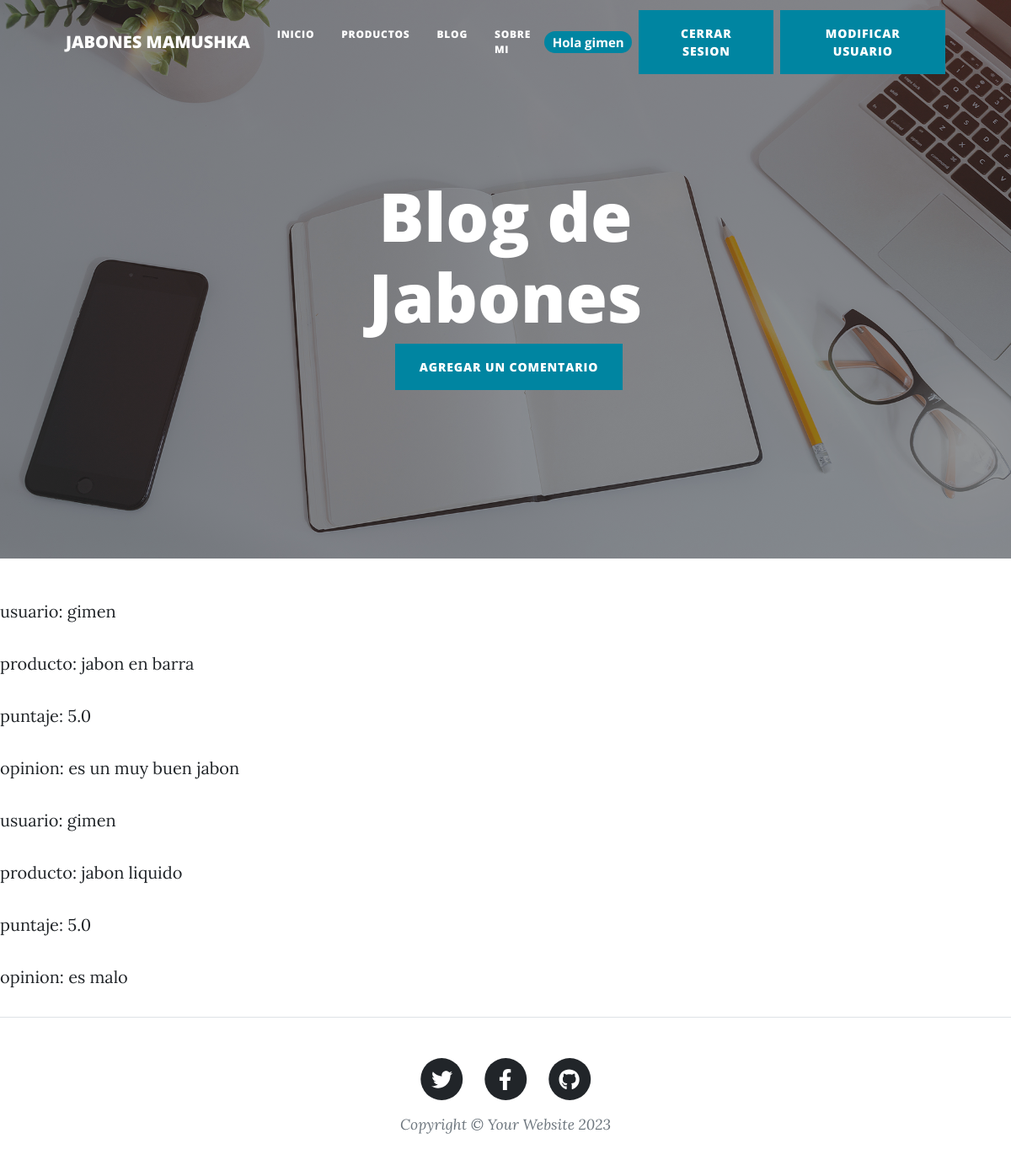
The app's page /appweb/Blog (signed in), older data.
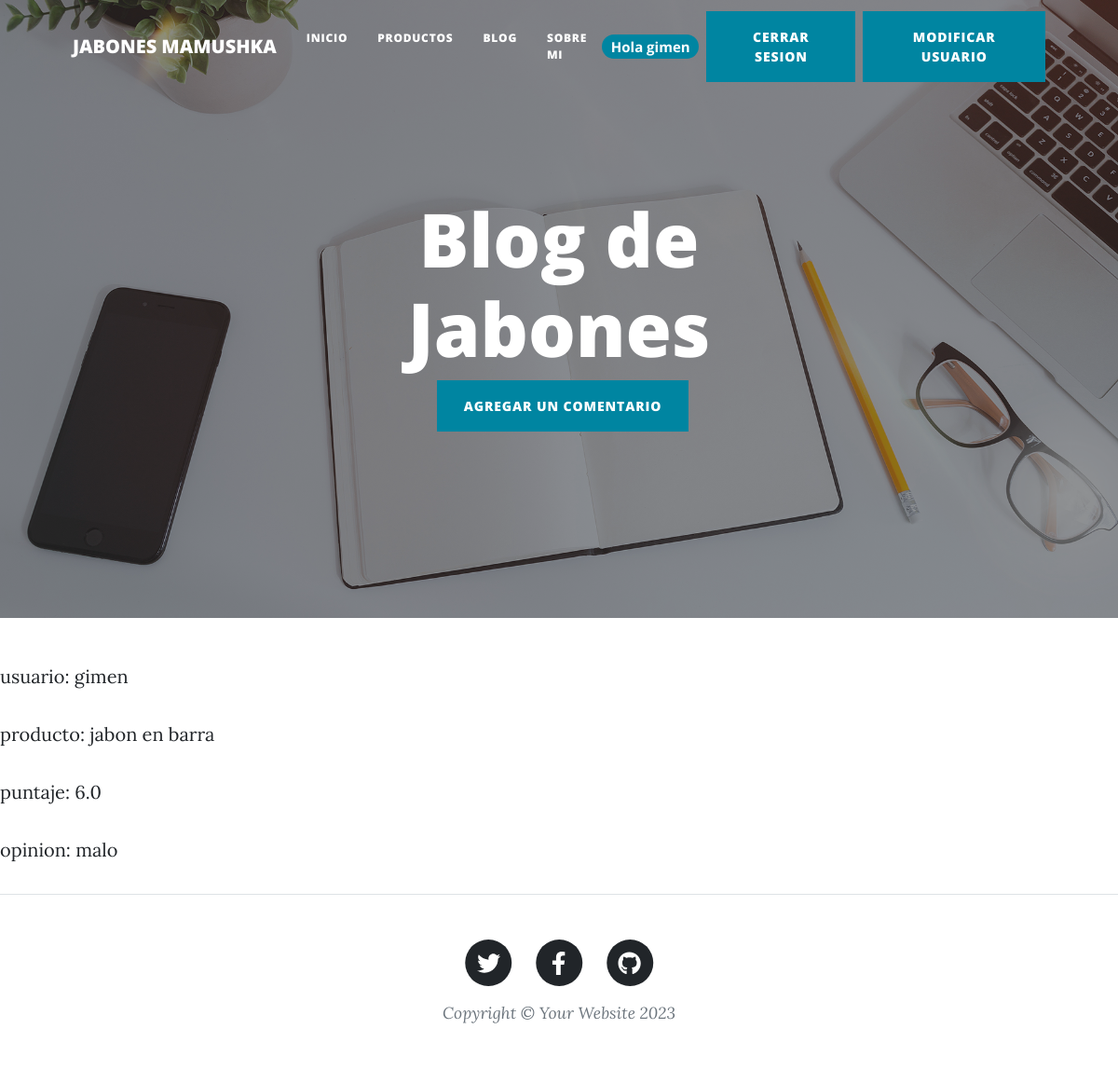
The same page, newer data.
### appweb/models.py (models this page shows)
class Comentario(models.Model):
    autor=models.CharField(max_length=40)
    tipo=models.CharField(max_length=40)
    calificacion=models.FloatField()
    opinion=models.TextField(max_length=300)

### appweb/views.py (the view)
# urls.py: path('Blog', comentario , name='Blog'),
@login_required
def comentario(request):
    comentarios = Comentario.objects.all()
    return render(request, "appweb/comentarios/comentario.html",{"resultado_comentario": comentarios})

### appweb/templates/appweb/comentarios/comentario.html
{% extends 'appweb/padre.html' %}
{% block titulo %}
<h1>Blog de Jabones</h1>
<a class="btn btn-primary text-uppercase ms-2" href="{% url 'AgregarComentario' %}">Agregar un Comentario</a>
{% endblock%}
{% block contenido %}
    {% for comentarios in resultado_comentario %}
        <p>usuario: {{comentarios.autor}}</p>
        <p>producto: {{comentarios.tipo}}</p>
        <p>puntaje: {{comentarios.calificacion}}</p>
        <p>opinion: {{comentarios.opinion}}</p>
    {% endfor %}
{% endblock %}

Row changes from the older to the newer data that the page shows:
removed Comentario: autor "gimen", tipo "jabon en barra", calificacion "5.0", opinion "es un muy buen jabon"
removed Comentario: autor "gimen", tipo "jabon liquido", calificacion "5.0", opinion "es malo"
added Comentario: autor "gimen", tipo "jabon en barra", calificacion "6.0", opinion "malo"
